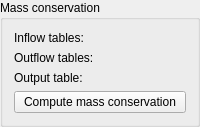
       <widget class="ctkCollapsibleGroupBox" name="massConservationGroupBox">
        <property name="title">
         <string>Mass conservation</string>
        </property>
        <property name="collapsed">
         <bool>true</bool>
        </property>
        <layout class="QFormLayout" name="massConservationFormLayout">
         <item row="0" column="0">
          <widget class="QLabel" name="inflowTablesLabel">
           <property name="text">
            <string>Inflow tables:</string>
           </property>
          </widget>
         </item>
         <item row="0" column="1">
          <widget class="qMRMLCheckableNodeComboBox" name="inflowTablesSelector">
           <property name="toolTip">
            <string>Flow metrics tables (FlowRate column) of the inflow planes.</string>
           </property>
           <property name="nodeTypes">
            <stringlist notr="true">
             <string>vtkMRMLTableNode</string>
            </stringlist>
           </property>
          </widget>
         </item>
         <item row="1" column="0">
          <widget class="QLabel" name="outflowTablesLabel">
           <property name="text">
            <string>Outflow tables:</string>
           </property>
          </widget>
         </item>
         <item row="1" column="1">
          <widget class="qMRMLCheckableNodeComboBox" name="outflowTablesSelector">
           <property name="toolTip">
            <string>Flow metrics tables (FlowRate column) of the outflow planes.</string>
           </property>
           <property name="nodeTypes">
            <stringlist notr="true">
             <string>vtkMRMLTableNode</string>
            </stringlist>
           </property>
          </widget>
         </item>
         <item row="2" column="0">
          <widget class="QLabel" name="outputMassConservationTableLabel">
           <property name="text">
            <string>Output table:</string>
           </property>
          </widget>
         </item>
         <item row="2" column="1">
          <widget class="qMRMLNodeComboBox" name="outputMassConservationTableSelector">
           <property name="toolTip">
            <string>Inflow and outflow volume per heart beat, difference, percent error.</string>
           </property>
           <property name="nodeTypes">
            <stringlist notr="true">
             <string>vtkMRMLTableNode</string>
            </stringlist>
           </property>
           <property name="baseName">
            <string>Mass conservation</string>
           </property>
           <property name="noneEnabled">
            <bool>true</bool>
           </property>
           <property name="addEnabled">
            <bool>true</bool>
           </property>
           <property name="removeEnabled">
            <bool>true</bool>
           </property>
           <property name="editEnabled">
            <bool>true</bool>
           </property>
           <property name="renameEnabled">
            <bool>true</bool>
           </property>
           <property name="SlicerParameterName" stdset="0">
            <string notr="true">outputMassConservationTable</string>
           </property>
          </widget>
         </item>
         <item row="3" column="0" colspan="2">
          <widget class="QPushButton" name="computeMassConservationButton">
           <property name="toolTip">
            <string>Compare net flow volume per heart beat of the inflow and outflow planes (slicerheart_4dflow).</string>
           </property>
           <property name="text">
            <string>Compute mass conservation</string>
           </property>
          </widget>
         </item>
        </layout>
       </widget>
